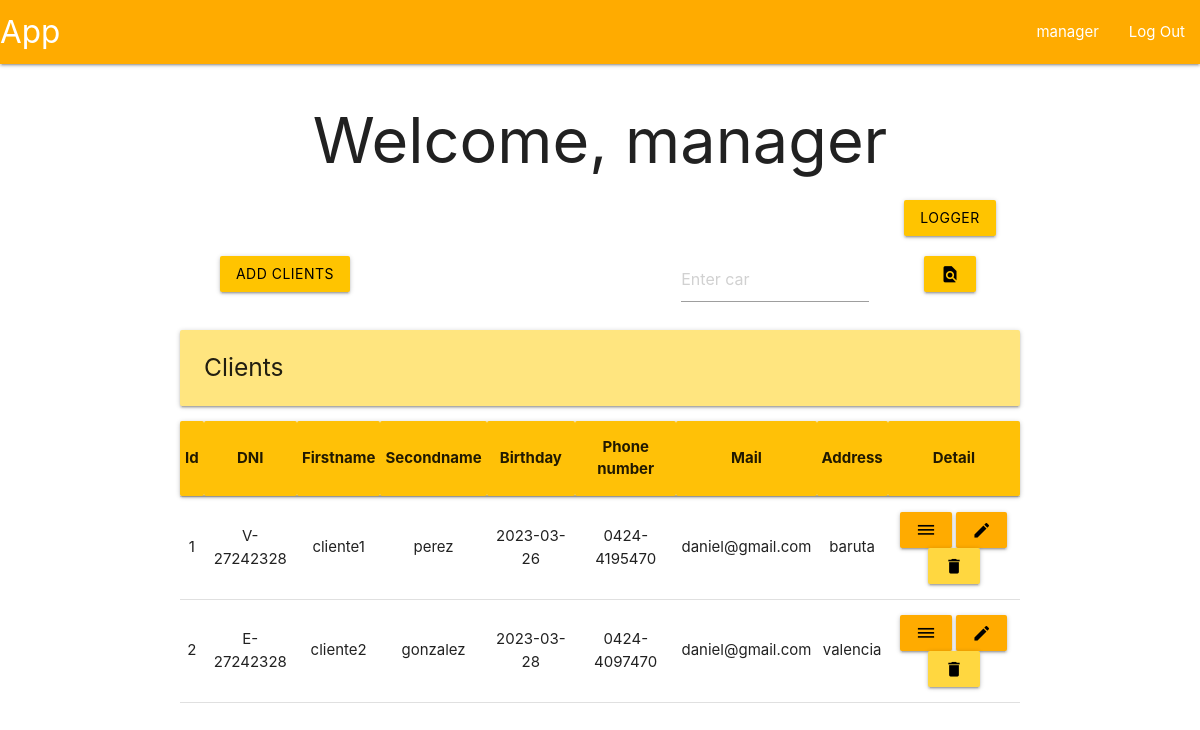
Screenshot of /clients (signed in) with the database file from the repository.
### tables this page shows
CREATE TABLE user (
    id INTEGER PRIMARY KEY AUTOINCREMENT,
    username TEXT UNIQUE NOT NULL,
    firstname TEXT NOT NULL,
    secondname TEXT NOT NULL,
    password TEXT NOT NULL,
    roleId INTEGER,
    proyId INTEGER,
    auth INTEGER,

    FOREIGN KEY (roleId) REFERENCES roles(id),
    FOREIGN KEY (proyId) REFERENCES proyect(id)
);

CREATE TABLE clients (
    id INTEGER PRIMARY KEY AUTOINCREMENT,
    dni TEXT NOT NULL UNIQUE,
    firstname TEXT NOT NULL,
    secondname TEXT NOT NULL,
    birthday TEXT NOT NULL,
    tlf TEXT NOT NULL,
    mail TEXT NOT NULL,
    address TEXT NOT NULL
);

### app/clientView.py (the view, shortened to what this page needs)
@bp.route('', methods=('POST', 'GET'))
def clientView():
    db = get_db()
    flag = False
    if not flag:
        clients = db.execute('SELECT * FROM clients').fetchall()
    return render_template('index/analist/analistView.html', clients=clients)

### app/auth.py (called while the page is built)
@bp.before_app_request
def load_logged_in_user():
    user_id = session.get('user_id')
    if user_id is None:
        g.user = None
    else:
        g.user = get_db().execute(
            "SELECT * FROM user WHERE id = ?",
            (user_id,)
        ).fetchone()

### app/db.py (called while the page is built)
def get_db():
    if 'db' not in g:
        g.db = sqlite3.connect(
            current_app.config['DATABASE'],
            detect_types = sqlite3.PARSE_DECLTYPES
        )
        g.db.row_factory = sqlite3.Row
    return g.db

### app/templates/index/analist/analistView.html (shortened to what this page needs)
{% extends 'base.html' %}
{% block header %}
    <h1>{%block title %}Welcome, {{ g.user['username']}}{% endblock %}</h1>
{% endblock %}
{% block content %}
{% if g.user['roleId'] != 1%}
<div class="row">
    <div class="col s2 offset-s10">
        <form method="POST">
            <button class="btn amber accent-3 black-text" name="logs">logger</button>
        </form>
    </div>
</div>
{% endif %}
<div class="row">
    <form method="POST">
        <div class="col s3">
            <button class="btn amber accent-3 black-text" name="add">Add clients</button>
        </div>
    </form>
    <form method="POST">
      <div class="col s3 offset-s4">
        <input placeholder="Enter car" name="find">
      </div>
      <div class="col s2">
        <button class="btn amber accent-3 black-text" type="submit" value="Find logs">
            <i class="material-icons">find_in_page</i>
        </button>
      </div>
    </form>
</div>
<div class="left-align">
    <h5 class="card-panel amber accent-1">Clients</h5>
</div>
<table class="centered">
    <thead class="card-panel amber acent-1">
        <tr>
            <th>Id</th>
            <th>DNI</th>
            <th>Firstname</th>
            <th>Secondname</th>
            <th>Birthday</th>
            <th>Phone number</th>
            <th>Mail</th>
            <th>Address</th>
            <th>Detail</th>
        </tr>
    </thead>
    <tbody>
        {% for client in clients %}
        <tr>
            <td>{{ client['id'] }}</td>
            <td>{{ client['dni'] }}</td>
            <td>{{ client['firstname'] }}</td>
            <td>{{ client['secondname'] }}</td>
            <td>{{ client['Birthday'] }}</td>
            <td>{{ client['tlf'] }}</td>
            <td>{{ client['mail'] }}</td>
            <td>{{ client['address'] }}</td>
            <td>
                <form method="POST">
                    <button class="btn amber accent-4 black-text", name="detail" value="{{ client['id'] }}">
                        <i class="material-icons">dehaze</i>
                    </button>
                    <button class="btn amber accent-4 black-text", name="modify" value="{{ client['id'] }}">
                        <i class="material-icons">edit</i>
                    </button>
                    <button class="btn amber accent-2 black-text" name="delete" value="{{ client['id'] }}">
                        <i class="material-icons">delete</i>
                    </button>
                </form>
            </td>
        </tr>
        {% endfor %}
    </tbody>
</table>
{% endblock %}

### app/templates/base.html (shortened to what this page needs)
<!DOCTYPE html>
<link rel="stylesheet" href="{{ url_for('static', filename='materialize.css') }}">
<link rel="stylesheet" href="{{ url_for('static', filename='style.css') }}">
<nav>
    <div class="nav-wrapper amber accent-4">
      <a href="#" class="brand-logo">App</a>
      <ul class="right hide-n black-text text-black">
        {% if g.user %}
            <li><a href="{{ url_for('user.profile')}}">{{ g.user['username'] }}</span></a>
            <li><a href="{{ url_for('auth.logout') }}">Log Out</a>
        {% else %}
            <li><a href="{{ url_for('auth.register') }}">Register</a>
            <li><a href="{{ url_for('auth.login') }}">Log In</a>
        {% endif %}
      </ul>
    </div>
</nav>
<section class="content container center-align">
    <header>
        {% block header %}{% endblock %}
    </header>
    {% block content %}{% endblock %}
</section>

### rows the page displays
user: user.username "manager"
clients: id "1", dni "V-27242328", firstname "cliente1", secondname "perez", Birthday "2023-03-26", tlf "0424-4195470", mail "daniel@gmail.com", address "baruta"
clients: id "2", dni "E-27242328", firstname "cliente2", secondname "gonzalez", Birthday "2023-03-28", tlf "0424-4097470", mail "daniel@gmail.com", address "valencia"
